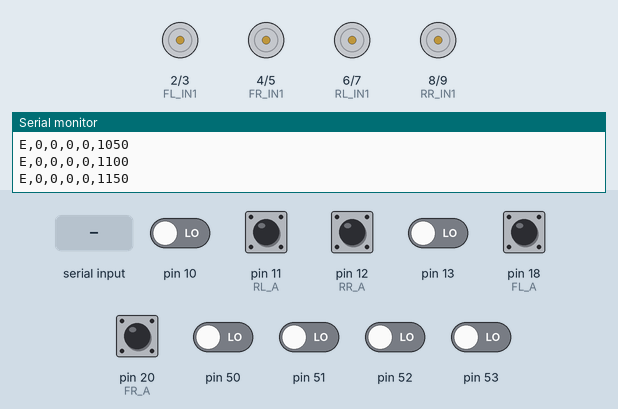
The sketch below on a simulated Arduino Mega 2560, built with avr-gcc and run on an emulated ATmega2560. Shown: motor-driver pin pairs drawn as motors (green arrow = first pin HIGH = forward, orange = second pin HIGH = backward, longer = more drive), the last lines printed to the serial monitor. Inputs (shaded band) come from the test bench; at power-on: pin 11 (RL_A), pin 12 (RR_A), pin 18 (FL_A), pin 20 (FR_A) HIGH, pin 10, pin 13, pin 50–53 LOW.

Above: at 1.2 s.
1.3 s: "a" received over Serial
At 1.6 s:
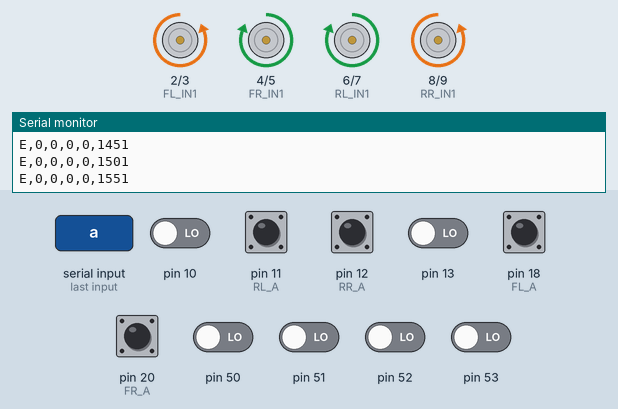
2.8 s: "d" received over Serial
At 4.0 s:
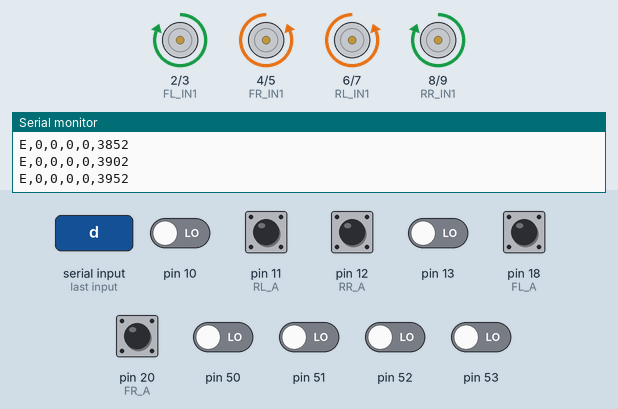
4.3 s: "q" received over Serial
At 5.1 s:
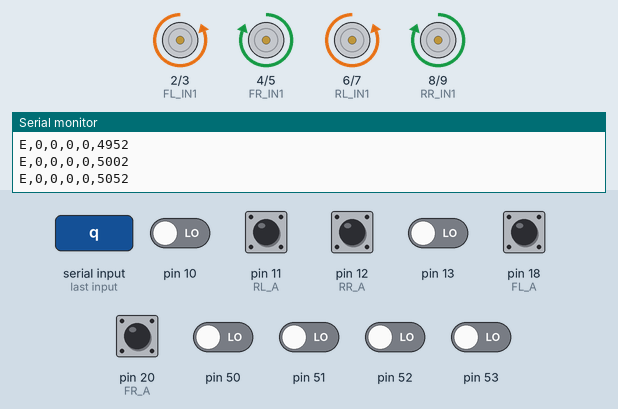
5.8 s: "e" received over Serial
At 6.3 s:
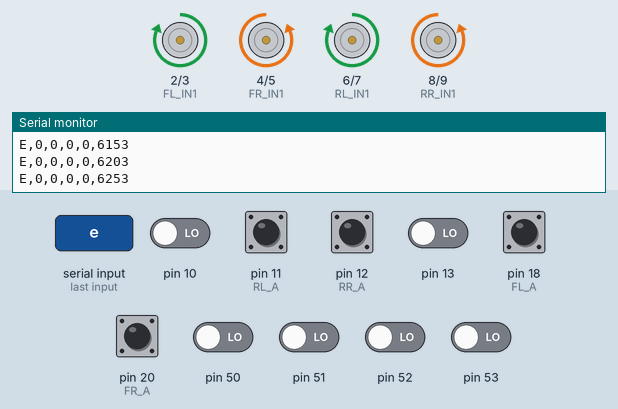
7.3 s: "F90\n" received over Serial
At 8.5 s:
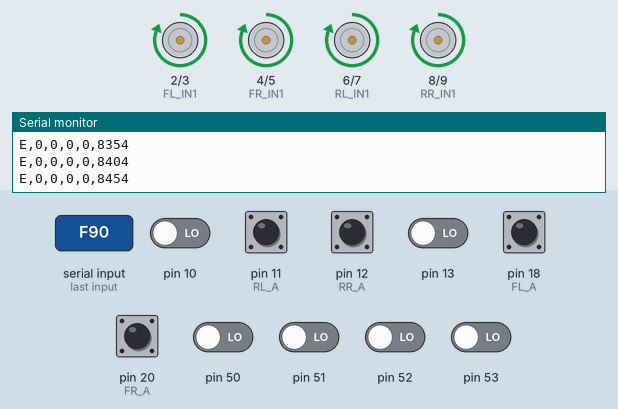
8.8 s: "s90\n" received over Serial
At 9.7 s:
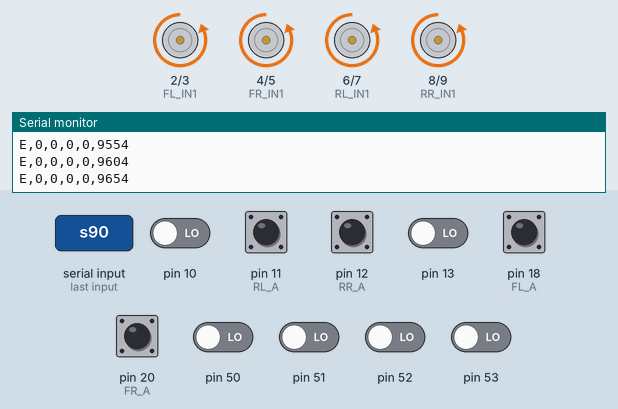
Timing chart, 0 to 11.3 s (numbered marks = the images above; inputs shaded):
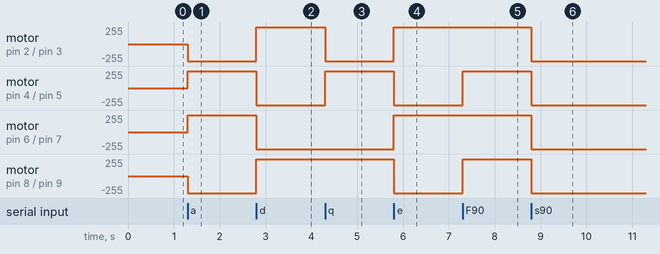

The sketch:

main_robot.ino
```cpp
/*
  main_robot.ino
  ----------------------------------------------------------------------------
  Layer 1 (closed-loop "drive to distance") with a Layer 2 extension point for
  obstacle-stop commands from the RPLIDAR/perception side.

  PREREQUISITES — confirm both of these work BEFORE using this sketch:
    - motor_control.ino: all 4 wheels respond correctly to direction/speed
    - encoder_test.ino:  you have a calibrated COUNTS_PER_CM value (see below)

  *** Update COUNTS_PER_CM below with YOUR calibrated value from encoder_test.ino
  before relying on this for distance accuracy. The placeholder value here is
  a rough guess and will NOT be accurate for your actual wheels. ***

  SERIAL COMMAND PROTOCOL (interface for Layer 2 / perception side):
    Over USB serial (115200 baud), this sketch accepts:
      'F' <distance_cm>  -- drive forward N cm then stop  (e.g. "F100\n")
      'S'                -- emergency stop, immediately zero all motors
      'G'                -- resume/go (clears a stop triggered by 'S')
    Intentionally simple text protocol so Person C's RPLIDAR code can send
    plain strings over serial. Do not change command characters unilaterally --
    both sides depend on this exact format.

  MANUAL TELEOP (added for wheel-odometry/SLAM bring-up, 2026-07-22):
    'w'/'s'/'a'/'d'/'q'/'e'/'x' -- forward/reverse/strafe-left/strafe-right/
    rotate-left/rotate-right/stop, ported from motor_control.ino's confirmed
    -correct mecanum direction logic (2026-07-17 spin-direction test). Added
    here (not just left in motor_control.ino) because this sketch is the only
    one that also tracks all 4 encoders -- driving with motor_control.ino
    would give ROS2 nothing to compute odometry from. Ignored while
    EMERGENCY_STOPPED (send 'G' first).

  ENCODER TELEMETRY (added 2026-07-22, for ROS2-side wheel_odometry_node):
    Every ~50ms this sketch prints one extra line:
      "E,<flCount>,<frCount>,<rlCount>,<rrCount>,<millis>\n"
    The 'E,' prefix lets a serial reader on the ROS2 side pick this line out
    from the other human-readable status lines above. Counts are raw --
    ROS2 side is responsible for the documented per-side sign correction and
    the COUNTS_PER_CM conversion (see CLAUDE.md's encoder sign-convention
    note: right-side wheels count ++ forward, left-side wheels count --
    forward).

  WIRING -- motor pins match motor_control.ino exactly:
    IN pins: ~D2 through ~D9 on right-side header (PWM-capable)

  4-ENCODER PIN PLAN (matches physical wiring done 2026-07-16 -- see CLAUDE.md
  and arduino/encoder_test.ino; all 4 wheels now wired into this sketch's
  logic, 2026-07-17):
    Only D2, D3, D18, D19, D20, D21 are true hardware-interrupt pins on the
    Mega, and D2/D3 are already taken by the FL motor, so only FL and FR get
    full interrupt-pin pairs. RL and RR use the Mega's PCINT0 group instead
    (raw AVR registers, same approach as encoder_test.ino):
      FL: A=D18, B=D19   (hardware interrupt)
      FR: A=D20, B=D21   (hardware interrupt)
      RL: A=D11, B=D24   (pin-change interrupt)
      RR: A=D12, B=D25   (pin-change interrupt)
    IMPORTANT -- only flCount drives the 'F<cm>' stop condition below.
    frCount/rlCount/rrCount are tracked and printed for diagnostics only
    (e.g. spotting a wheel that's under/over-rotating vs. the others) --
    they do NOT affect drive timing or distance accuracy. COUNTS_PER_CM was
    measured on FL alone, so only FL's count is calibrated; averaging in
    the other 3 wheels would need its own fresh hardware validation first.
*/

// ---- Calibration -- measured via encoder_test.ino (2026-07-17) ----
// Front-left wheel, 1 hand-rotated revolution = 70 counts (magnitude; FL reads
// negative on forward per the documented sign convention, doesn't matter here
// since loop() compares abs(flCount)). Wheel diameter
// 97mm -> circumference = pi * 97mm =~ 304.73mm = 30.473cm.
// COUNTS_PER_CM = 70 / 30.473 =~ 2.297
const float COUNTS_PER_CM = 2.297;

// ---- Safety PWM ceiling -- keep in sync with motor_control.ino ----
// RAISED TO 255 (100%), 2026-07-22, explicit user request/acknowledged
// tradeoff -- NOT the previously-validated safe value. Full chassis assembly
// (all components mounted -- SBC, RealSense, LIDAR, wiring) made the robot
// heavy enough that it was bogging down under sustained load at the old
// 180 (~70%) ceiling even on a freshly-charged battery, i.e. a genuine
// torque shortfall, not a battery-sag or startup-stiction issue.
// 180/255 (~70%) was originally chosen to keep motor voltage at/below the
// JGB37-520's 6.0V rating against the 8.4V-max 2S pack (6.0/8.4 ~= 71%) --
// see CLAUDE.md's Critical Hardware Facts. Running at 255 removes that
// margin entirely: the motors now see full battery voltage continuously
// while driving (not just briefly), well above their rated 6.0V.
// The 2026-07-17 thermal check that validated safe operation was done at
// 180 and pre-full-assembly weight -- it does NOT cover this value or this
// load. Watch motor casing temperature closely during testing; drop this
// back down if anything runs hot.
const int MAX_PWM = 255;  // out of 255 (100%) -- exceeds motor voltage rating, see above
const int MIN_PWM = 60;   // below this the motor may not overcome static friction

// ---- Motor pins -- must match motor_control.ino exactly ----
const int FL_IN1 = 2,  FL_IN2 = 3;   // Front-Left  (~D2, ~D3)
const int FR_IN1 = 4,  FR_IN2 = 5;   // Front-Right (~D4, ~D5)
const int RL_IN1 = 6,  RL_IN2 = 7;   // Rear-Left   (~D6, ~D7)
const int RR_IN1 = 8,  RR_IN2 = 9;   // Rear-Right  (~D8, ~D9)

// ---- Encoder pins, all 4 wheels -- see 4-encoder pin plan in header ----
// D18 = TX1 / D19 = RX1 on the board label -- usable as digital I/O when
// Serial1 is not in use, which is the case here. Naming matches
// encoder_test.ino, the proven reference implementation this was ported from.
const int FL_A = 18, FL_B = 19;  // hardware interrupt
const int FR_A = 20, FR_B = 21;  // hardware interrupt
const int RL_A = 11, RL_B = 24;  // pin-change interrupt -- RL_A = Mega pin 11 = AVR PB5 = PCINT5
const int RR_A = 12, RR_B = 25;  // pin-change interrupt -- RR_A = Mega pin 12 = AVR PB6 = PCINT6

// flCount is the only one used for the drive-to-distance stop condition
// (see loop()). frCount/rlCount/rrCount are diagnostics-only -- see the
// IMPORTANT note in the header comment above before wiring them into any
// stop/steering logic.
volatile long flCount = 0, frCount = 0, rlCount = 0, rrCount = 0;
volatile uint8_t lastPINB = 0;

// ---- State machine ----
// MANUAL_DRIVE is distinct from DRIVING: DRIVING is the F<cm> auto-stop-at-
// -target mode (see loop()'s abs(flCount) >= targetCounts check); MANUAL_DRIVE
// is open-loop teleop with no target, added for driving around during
// wheel-odometry/SLAM bring-up.
enum RobotState { IDLE, DRIVING, MANUAL_DRIVE, EMERGENCY_STOPPED };
RobotState state = IDLE;
long targetCounts = 0;

// ---- Encoder telemetry timer (see header comment) ----
const unsigned long TELEMETRY_INTERVAL_MS = 50;
unsigned long lastTelemetryMs = 0;

void setup() {
  Serial.begin(115200);

  pinMode(FL_IN1, OUTPUT); pinMode(FL_IN2, OUTPUT);
  pinMode(FR_IN1, OUTPUT); pinMode(FR_IN2, OUTPUT);
  pinMode(RL_IN1, OUTPUT); pinMode(RL_IN2, OUTPUT);
  pinMode(RR_IN1, OUTPUT); pinMode(RR_IN2, OUTPUT);

  pinMode(FL_A, INPUT_PULLUP); pinMode(FL_B, INPUT_PULLUP);
  pinMode(FR_A, INPUT_PULLUP); pinMode(FR_B, INPUT_PULLUP);
  pinMode(RL_A, INPUT_PULLUP); pinMode(RL_B, INPUT_PULLUP);
  pinMode(RR_A, INPUT_PULLUP); pinMode(RR_B, INPUT_PULLUP);

  attachInterrupt(digitalPinToInterrupt(FL_A), handleFL, RISING);
  attachInterrupt(digitalPinToInterrupt(FR_A), handleFR, RISING);

  // RL/RR: pin-change interrupt on PCINT0 group (covers D10-D13, D50-D53),
  // same approach as encoder_test.ino -- no true hardware-interrupt pins
  // left free for them.
  lastPINB = PINB;
  PCICR |= (1 << PCIE0);
  PCMSK0 |= (1 << PCINT5) | (1 << PCINT6);

  stopAll();
  Serial.println(F("main_robot ready. Commands: F<cm>  S  G  |  teleop: w a s d q e x"));
}

void loop() {
  handleSerialCommands();

  if (state == DRIVING) {
    if (abs(flCount) >= targetCounts) {
      stopAll();
      state = IDLE;
      Serial.println(F("Target reached, stopped."));
      // Diagnostics only -- FL alone decided the stop above. Compare these
      // 4 counts to spot a wheel that's under/over-rotating vs. the others;
      // see the IMPORTANT note in the header comment before using them for
      // anything beyond diagnostics.
      Serial.print(F("Encoder counts -- FL:")); Serial.print(flCount);
      Serial.print(F(" FR:")); Serial.print(frCount);
      Serial.print(F(" RL:")); Serial.print(rlCount);
      Serial.print(F(" RR:")); Serial.println(rrCount);
    }
    // NOTE: open-loop speed with closed-loop distance cutoff -- does not yet
    // correct for left/right drift. frCount/rlCount/rrCount above are a step
    // toward that; adjusting individual PWM based on them is still a future
    // extension, not implemented here.
  }

  unsigned long now = millis();
  if (now - lastTelemetryMs >= TELEMETRY_INTERVAL_MS) {
    lastTelemetryMs = now;
    noInterrupts();
    long fl = flCount, fr = frCount, rl = rlCount, rr = rrCount;
    interrupts();
    Serial.print(F("E,"));
    Serial.print(fl); Serial.print(F(","));
    Serial.print(fr); Serial.print(F(","));
    Serial.print(rl); Serial.print(F(","));
    Serial.print(rr); Serial.print(F(","));
    Serial.println(now);
  }
}

void handleSerialCommands() {
  if (Serial.available() <= 0) return;

  char cmd = Serial.read();

  if (cmd == 'F') {
    float distanceCm = Serial.parseFloat();
    if (distanceCm > 0) {
      noInterrupts();
      flCount = 0; frCount = 0; rlCount = 0; rrCount = 0;
      interrupts();
      targetCounts = (long)(distanceCm * COUNTS_PER_CM);
      state = DRIVING;
      driveForward();
      Serial.print(F("Driving forward "));
      Serial.print(distanceCm);
      Serial.println(F(" cm"));
    }
  } else if (cmd == 'S') {
    // Emergency stop -- Person C sends 'S' the moment an obstacle is detected.
    stopAll();
    state = EMERGENCY_STOPPED;
    Serial.println(F("EMERGENCY STOP"));
  } else if (cmd == 'G') {
    // Clear emergency stop. Does NOT auto-resume previous drive -- re-issuing
    // an 'F' command is intentional so the perception side re-validates first.
    if (state == EMERGENCY_STOPPED) {
      state = IDLE;
      Serial.println(F("Cleared emergency stop, ready for new command."));
    }
  } else if (cmd == 'w' || cmd == 's' || cmd == 'a' || cmd == 'd' ||
             cmd == 'q' || cmd == 'e' || cmd == 'x') {
    // Manual teleop -- ignored during EMERGENCY_STOPPED, same as 'F' should
    // be but isn't (pre-existing gap in the F handler above, not touched
    // here to keep this diff scoped to the teleop/telemetry addition).
    if (state == EMERGENCY_STOPPED) return;
    switch (cmd) {
      case 'w': driveForward();  state = MANUAL_DRIVE; Serial.println(F("forward"));      break;
      case 's': driveReverse();  state = MANUAL_DRIVE; Serial.println(F("reverse"));      break;
      case 'a': strafeLeft();    state = MANUAL_DRIVE; Serial.println(F("strafe left"));  break;
      case 'd': strafeRight();   state = MANUAL_DRIVE; Serial.println(F("strafe right")); break;
      case 'q': rotateLeft();    state = MANUAL_DRIVE; Serial.println(F("rotate left"));  break;
      case 'e': rotateRight();   state = MANUAL_DRIVE; Serial.println(F("rotate right")); break;
      case 'x': stopAll();       state = IDLE;          Serial.println(F("stop"));         break;
    }
  }
}

// speed: -255..255. Active IN pin gets analogWrite for speed; other held LOW.
void setMotor(int in1, int in2, int speed) {
  int clamped = constrain(abs(speed), 0, MAX_PWM);
  if (clamped > 0 && clamped < MIN_PWM) clamped = MIN_PWM;

  if (speed > 0) {
    analogWrite(in1, clamped);
    digitalWrite(in2, LOW);
  } else if (speed < 0) {
    digitalWrite(in1, LOW);
    analogWrite(in2, clamped);
  } else {
    digitalWrite(in1, LOW);
    digitalWrite(in2, LOW);
  }
}

void driveForward() {
  setMotor(FL_IN1, FL_IN2,  MAX_PWM);
  setMotor(FR_IN1, FR_IN2,  MAX_PWM);
  setMotor(RL_IN1, RL_IN2,  MAX_PWM);
  setMotor(RR_IN1, RR_IN2,  MAX_PWM);
}

void stopAll() {
  setMotor(FL_IN1, FL_IN2, 0);
  setMotor(FR_IN1, FR_IN2, 0);
  setMotor(RL_IN1, RL_IN2, 0);
  setMotor(RR_IN1, RR_IN2, 0);
}

// ---- Teleop-only movement functions, ported verbatim from motor_control.ino
// (2026-07-17 spin-direction test, all 4 wheels + strafe/rotate confirmed
// correct on hardware) -- driveForward() above already matched this pattern
// and is reused as-is for 'w'.
void driveReverse() {
  setMotor(FL_IN1, FL_IN2, -MAX_PWM);
  setMotor(FR_IN1, FR_IN2, -MAX_PWM);
  setMotor(RL_IN1, RL_IN2, -MAX_PWM);
  setMotor(RR_IN1, RR_IN2, -MAX_PWM);
}

void strafeLeft() {
  setMotor(FL_IN1, FL_IN2, -MAX_PWM);
  setMotor(FR_IN1, FR_IN2,  MAX_PWM);
  setMotor(RL_IN1, RL_IN2,  MAX_PWM);
  setMotor(RR_IN1, RR_IN2, -MAX_PWM);
}

void strafeRight() {
  setMotor(FL_IN1, FL_IN2,  MAX_PWM);
  setMotor(FR_IN1, FR_IN2, -MAX_PWM);
  setMotor(RL_IN1, RL_IN2, -MAX_PWM);
  setMotor(RR_IN1, RR_IN2,  MAX_PWM);
}

void rotateLeft() {
  setMotor(FL_IN1, FL_IN2, -MAX_PWM);
  setMotor(FR_IN1, FR_IN2,  MAX_PWM);
  setMotor(RL_IN1, RL_IN2, -MAX_PWM);
  setMotor(RR_IN1, RR_IN2,  MAX_PWM);
}

void rotateRight() {
  setMotor(FL_IN1, FL_IN2,  MAX_PWM);
  setMotor(FR_IN1, FR_IN2, -MAX_PWM);
  setMotor(RL_IN1, RL_IN2,  MAX_PWM);
  setMotor(RR_IN1, RR_IN2, -MAX_PWM);
}

// Quadrature direction logic matches encoder_test.ino: if B is HIGH when A
// rises, one direction; if B is LOW, the other.
void handleFL() { if (digitalRead(FL_B) == HIGH) flCount++; else flCount--; }
void handleFR() { if (digitalRead(FR_B) == HIGH) frCount++; else frCount--; }

// Fires on ANY change on PB0-PB7 (D10-D13, D50-D53) -- must check which of
// our two watched pins actually changed, and that it was a rising edge, to
// match the RISING-only behavior used for FL/FR above. Identical to
// encoder_test.ino's proven implementation.
ISR(PCINT0_vect) {
  uint8_t pinb = PINB;
  uint8_t changed = pinb ^ lastPINB;

  if ((changed & (1 << PCINT5)) && (pinb & (1 << PCINT5))) {  // D11 RL rising
    if (digitalRead(RL_B) == HIGH) rlCount++; else rlCount--;
  }
  if ((changed & (1 << PCINT6)) && (pinb & (1 << PCINT6))) {  // D12 RR rising
    if (digitalRead(RR_B) == HIGH) rrCount++; else rrCount--;
  }
  lastPINB = pinb;
}
```

Measured:
- after the input at 1.3 s, motor on pin 2 (FL_IN1) / pin 3 (FL_IN2), motor on pin 8 (RR_IN1) / pin 9 (RR_IN2): stopped → backward 255/255 at once; motor on pin 4 (FR_IN1) / pin 5 (FR_IN2), motor on pin 6 (RL_IN1) / pin 7 (RL_IN2): stopped → forward 255/255 at once
- after the input at 2.8 s, motor on pin 2 (FL_IN1) / pin 3 (FL_IN2), motor on pin 8 (RR_IN1) / pin 9 (RR_IN2): backward 255/255 → forward 255/255 at once; motor on pin 4 (FR_IN1) / pin 5 (FR_IN2), motor on pin 6 (RL_IN1) / pin 7 (RL_IN2): forward 255/255 → backward 255/255 at once
- after the input at 4.3 s, motor on pin 2 (FL_IN1) / pin 3 (FL_IN2): forward 255/255 → backward 255/255 at once; motor on pin 4 (FR_IN1) / pin 5 (FR_IN2): backward 255/255 → forward 255/255 at once
- after the input at 5.8 s, motor on pin 2 (FL_IN1) / pin 3 (FL_IN2), motor on pin 6 (RL_IN1) / pin 7 (RL_IN2): backward 255/255 → forward 255/255 at once; motor on pin 4 (FR_IN1) / pin 5 (FR_IN2), motor on pin 8 (RR_IN1) / pin 9 (RR_IN2): forward 255/255 → backward 255/255 at once
- after the input at 7.3 s, motor on pin 4 (FR_IN1) / pin 5 (FR_IN2), motor on pin 8 (RR_IN1) / pin 9 (RR_IN2): backward 255/255 → forward 255/255 at once
- after the input at 8.8 s, motor on pin 2 (FL_IN1) / pin 3 (FL_IN2), motor on pin 4 (FR_IN1) / pin 5 (FR_IN2), motor on pin 6 (RL_IN1) / pin 7 (RL_IN2), motor on pin 8 (RR_IN1) / pin 9 (RR_IN2): forward 255/255 → backward 255/255 at once
